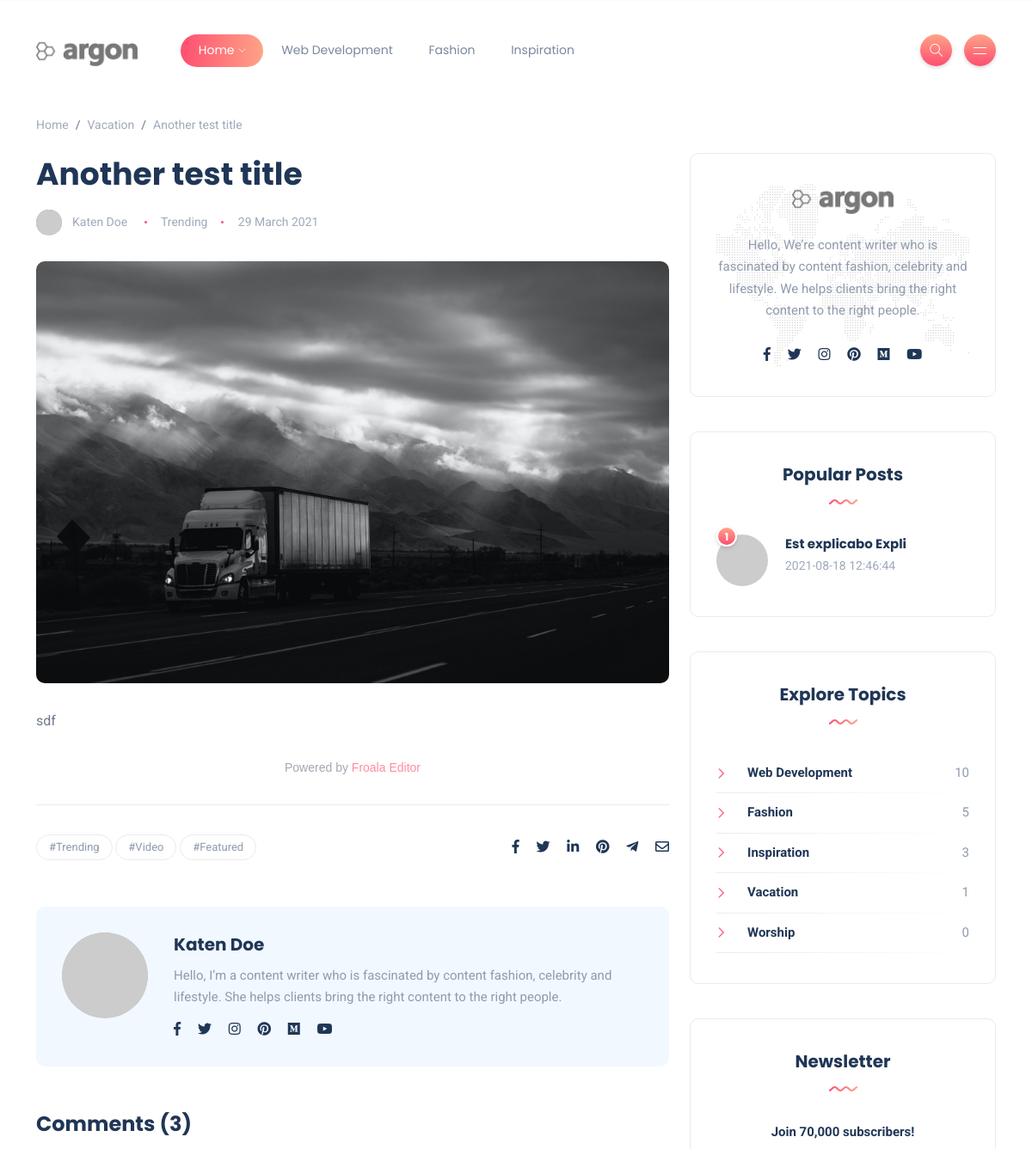
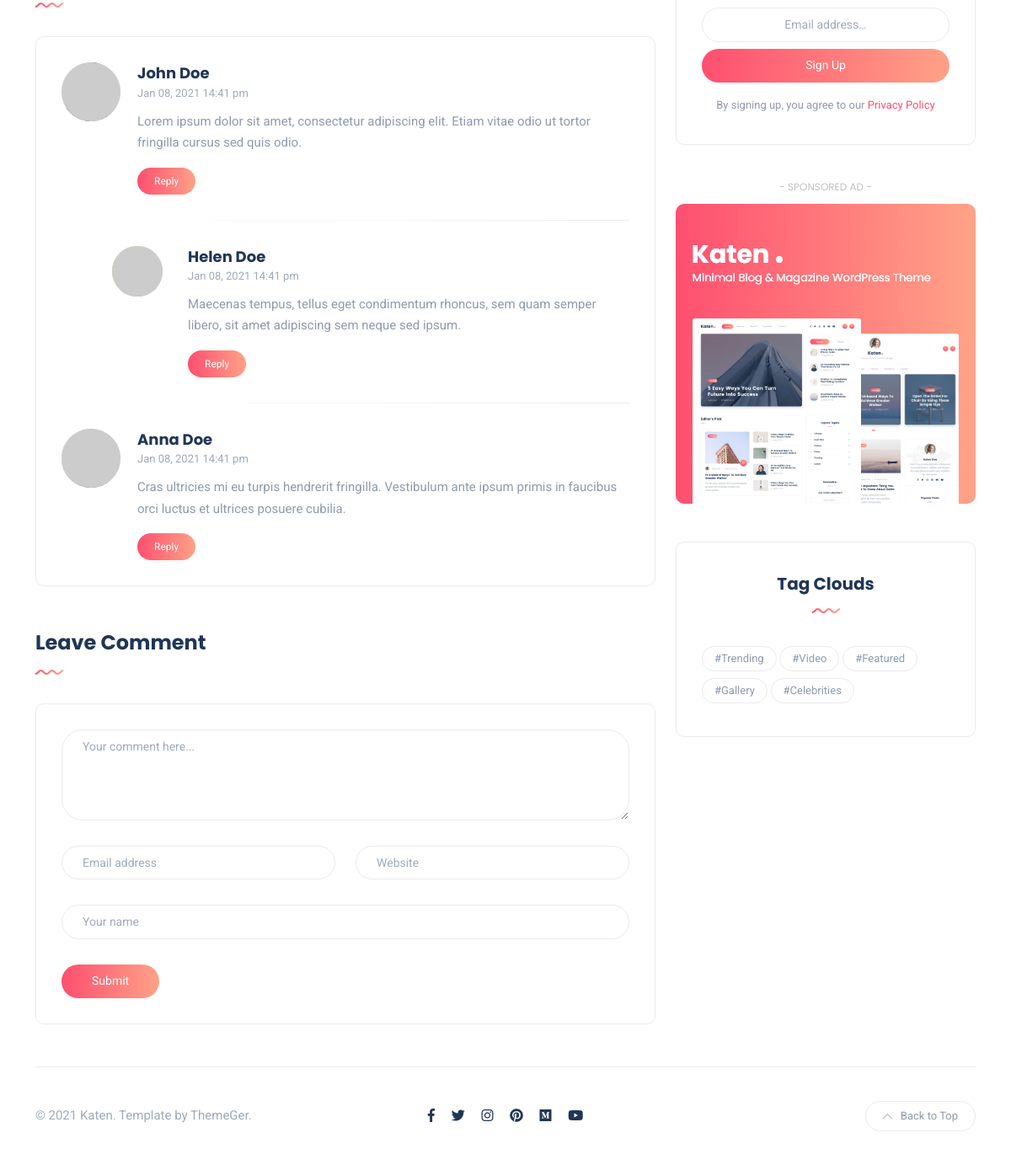
/post-details.php?post-id=19, run on the app's committed database (2 pictures, top to bottom).
### tables this page shows
CREATE TABLE IF NOT EXISTS `posts` (
  `post_id` int(11) NOT NULL AUTO_INCREMENT,
  `post_content` text DEFAULT NULL,
  `post_title` varchar(200) DEFAULT NULL,
  `post_image` varchar(200) DEFAULT NULL,
  `cat_id` int(11) DEFAULT NULL,
  `is_featured` int(11) DEFAULT NULL,
  `created_at` datetime DEFAULT current_timestamp(),
  `user_id` int(11) DEFAULT NULL,
  PRIMARY KEY (`post_id`),
  KEY `FK_posts_categories` (`cat_id`),
  KEY `FK_user_id` (`user_id`)
);

CREATE TABLE IF NOT EXISTS `categories` (
  `cat_id` int(11) NOT NULL AUTO_INCREMENT,
  `cat_name` varchar(50) DEFAULT NULL,
  `created_at` datetime DEFAULT current_timestamp(),
  PRIMARY KEY (`cat_id`)
);

### post-details.php (the view, shortened to what the rows shown need)
<?php
    include_once 'PostController.php';
    $post_id = $_GET['post-id'];
    $post_controller = new PostController();
    $post = $post_controller->getPost($post_id);
?>
<!DOCTYPE html>
<html lang="en-US">
<head>
    <link rel="stylesheet" href="assets/frontend/css/bootstrap.min.css" type="text/css" media="all">
    <link rel="stylesheet" href="assets/frontend/css/all.min.css" type="text/css" media="all">
    <link rel="stylesheet" href="assets/frontend/css/slick.css" type="text/css" media="all">
    <link rel="stylesheet" href="assets/frontend/css/simple-line-icons.css" type="text/css" media="all">
    <link rel="stylesheet" href="assets/frontend/css/style.css" type="text/css" media="all">
</head>
<body>
    <div class="site-wrapper">
        <section class="main-content mt-3">
            <div class="container-xl">
                <nav aria-label="breadcrumb">
                    <ol class="breadcrumb">
                        <li class="breadcrumb-item"><a href="#">Home</a></li>
                        <li class="breadcrumb-item"><a href="#"><?= $post[0]['cat_name'] ?></a></li>
                        <li class="breadcrumb-item active" aria-current="page"><?= $post[0]['post_title'] ?></li>
                    </ol>
                </nav>
                <div class="row gy-4">
                    <div class="col-lg-8">
                        <div class="post post-single">
                            <div class="post-header">
                                <h1 class="title mt-0 mb-3"><?= $post[0]['post_title'] ?></h1>
                                <ul class="meta list-inline mb-0">
                                    <li class="list-inline-item">
                                    </li>
                                    <li class="list-inline-item"><a href="#">Trending</a></li>
                                    <li class="list-inline-item">29 March 2021</li>
                                </ul>
                            </div>
                            <div class="featured-image">
                                <img src="post_images/post_<?=$post[0]['post_id']?>/<?=$post[0]['post_image'] ?>" alt="post-title" />
                            </div>
                            <div class="post-content clearfix">
                                <?= $post[0]['post_content'] ?>
                            </div>
                            <div class="post-bottom">
                                <div class="row d-flex align-items-center">
                                </div>
                            </div>
                        </div>
                    </div>
                </div>
            </div>
        </section>
    </div>
</body>
</html>

### data on the page
posts: cat.cat_name "Vacation", post_title "Another test title", post_image (picture), post_content "sdf Powered by Froala Editor"

### other printed values
$category['cat_name'] "Web Development"
$category['cat_name'] "Fashion"
$category['cat_name'] "Inspiration"
$popular_post['post_title'] "Est explicabo Expli"
$popular_post['created_at'] "2021-08-18 12:46:44"
$category['num_of_posts'] "10"
$category['num_of_posts'] "5"
$category['num_of_posts'] "3"
$category['cat_name'] "Vacation"
$category['num_of_posts'] "1"
$category['cat_name'] "Worship"
$category['num_of_posts'] "0"
